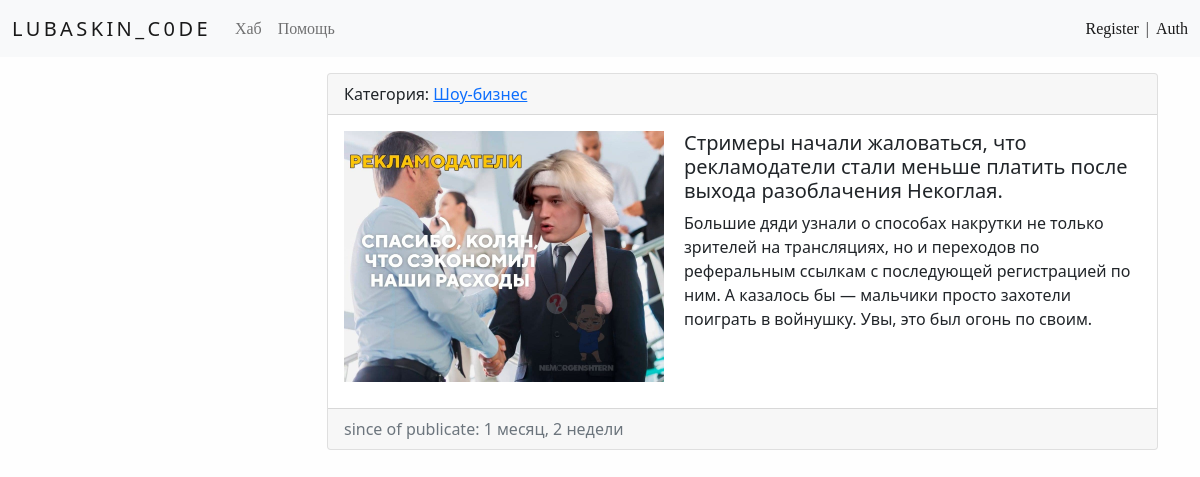
The page /news/34/ on the database its author committed.
### news/models.py (models this page shows, shortened)
class News(models.Model):
    title = models.CharField(max_length=150,verbose_name='Название') # стр поле для строк малых и больш размеров
    content = models.TextField(blank=True,verbose_name='Текст') # тип данных текст, blank = необязательно к заполнению
    created_at = models.DateTimeField(auto_now_add=True,verbose_name="NewsPaper-created_at") # дата и время # автоматически указывает дату при создании новости
    updated_at = models.DateTimeField(auto_now=True,verbose_name='NewsPaper-updated_at')
    photo = models.ImageField(upload_to='photos/%Y/%m/%d/',verbose_name='NewsPaper-photo',blank=True) # изображение
    is_published = models.BooleanField(default=True,verbose_name='Опубликовать?',blank=True)
    category = models.ForeignKey('Category',on_delete=models.PROTECT,null=True,verbose_name='Категория') # связь моделей
    views = models.IntegerField(default=0)
    class Meta:
        verbose_name = 'Новость'
        verbose_name_plural = 'Новости'
        ordering = ['-created_at']

class Category(models.Model):
    title = models.CharField(max_length=150,db_index=True,verbose_name='Категория')
    def get_absolute_url(self):
        return reverse('category',kwargs={'category_id':self.pk})
    def __str__(self):
        return self.title
    class Meta:
        verbose_name = 'Категория'
        verbose_name_plural = 'Категории'
        ordering = ['title']

### news/views.py (the view, shortened to what this page needs)
# urls.py: path('news/<int:news_id>/',view_news,name='view_news'), # просмотр полной новости
def view_news(request,news_id):
        news_item = get_object_or_404(News,pk=news_id)
        comments = news_item.comments.filter(active=True)
        comment_form = CommentForm(data=request.POST or None)
        return render(request,'news/view_news.html',context={'news_item':news_item,'comments':comments,'comment_form':comment_form})

### news/templatetags/news_tags.py (called while the page is built)
@register.simple_tag(name='get_list_categories')
def get_categories():
    return Category.objects.annotate(cnt=Count('news',filter=F('news__is_published'))).filter(cnt__gt=0)

### news/templates/news/view_news.html (shortened to what this page needs)
{%extends 'base.html'%}
{% block content %}
<div class="card mb-3">
    <div class="card-header">
        Категория: <a href="{{news_item.category.get_absolute_url}}">{{news_item.category}}</a>
    </div>
    <div class="card-body">
        <div class="'media">
            {% if news_item.photo %}
            <img src="{{ news_item.photo.url }}" alt="" height="220" width="320" class="img-fluid img-left">
            {%else%}
            <img src="https://picsum.photos/id/2/300/200" alt="" class="img-fluid img-left">
            {%endif%}
            <div class="media-body">
                <h5 class="card-title">{{news_item.title}}</h5>
                <p class="card-text">{{news_item.content|safe}}</p>
            </div>
        </div>
    </div>
    <div class="card-footer text-muted">
        since of publicate: {{news_item.created_at|timesince}}
    </div>
</div>
{%endblock%}

### lubaskin/static/css/style.css (style rules this page uses)
body { background-color: #fefefe; }
.img-left { margin: 0 20px 10px 0; float: left; }

### rows shown on the page
News: category "Шоу-бизнес", photo (picture), title "Стримеры начали жаловаться, что рекламодатели стали меньше платить после выхода разоблачения Некоглая.", content "Большие дяди узнали о способах накрутки не только зрителей на трансляциях, но и переходов по реферальным ссылкам с последующей регистрацией по ним. А казалось бы — мальчики просто захотели поиграть в войнушку. Увы, это был огонь по своим.", created_at "1 месяц, 2 недели"
